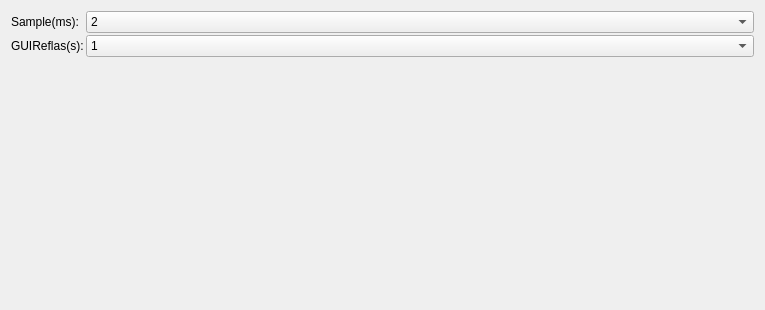
<?xml version="1.0" encoding="UTF-8"?>
<ui version="4.0">
 <class>VoltageChartForm</class>
 <widget class="QWidget" name="VoltageChartForm">
  <property name="geometry">
   <rect>
    <x>0</x>
    <y>0</y>
    <width>765</width>
    <height>310</height>
   </rect>
  </property>
  <property name="windowTitle">
   <string>Form</string>
  </property>
  <layout class="QGridLayout" name="gridLayout">
   <item row="0" column="0">
    <layout class="QFormLayout" name="formLayout">
     <property name="sizeConstraint">
      <enum>QLayout::SetMinimumSize</enum>
     </property>
     <property name="horizontalSpacing">
      <number>2</number>
     </property>
     <property name="verticalSpacing">
      <number>2</number>
     </property>
     <item row="0" column="0">
      <widget class="QLabel" name="label_4">
       <property name="text">
        <string>Sample(ms):</string>
       </property>
      </widget>
     </item>
     <item row="0" column="1">
      <widget class="QComboBox" name="comboBox_ReflastSecond">
       <property name="sizePolicy">
        <sizepolicy hsizetype="Minimum" vsizetype="Preferred">
         <horstretch>0</horstretch>
         <verstretch>0</verstretch>
        </sizepolicy>
       </property>
       <item>
        <property name="text">
         <string>2</string>
        </property>
       </item>
       <item>
        <property name="text">
         <string>3</string>
        </property>
       </item>
       <item>
        <property name="text">
         <string>5</string>
        </property>
       </item>
       <item>
        <property name="text">
         <string>6</string>
        </property>
       </item>
       <item>
        <property name="text">
         <string>10</string>
        </property>
       </item>
      </widget>
     </item>
     <item row="1" column="0">
      <widget class="QLabel" name="label_5">
       <property name="text">
        <string>GUIReflas(s):</string>
       </property>
      </widget>
     </item>
     <item row="1" column="1">
      <widget class="QComboBox" name="comboBox_2">
       <property name="sizePolicy">
        <sizepolicy hsizetype="Minimum" vsizetype="Preferred">
         <horstretch>0</horstretch>
         <verstretch>0</verstretch>
        </sizepolicy>
       </property>
       <item>
        <property name="text">
         <string>1</string>
        </property>
       </item>
       <item>
        <property name="text">
         <string>2</string>
        </property>
       </item>
       <item>
        <property name="text">
         <string>3</string>
        </property>
       </item>
       <item>
        <property name="text">
         <string>5</string>
        </property>
       </item>
       <item>
        <property name="text">
         <string>6</string>
        </property>
       </item>
       <item>
        <property name="text">
         <string>10</string>
        </property>
       </item>
       <item>
        <property name="text">
         <string>15</string>
        </property>
       </item>
      </widget>
     </item>
    </layout>
   </item>
   <item row="0" column="1">
    <layout class="QVBoxLayout" name="verticalLayoutVol">
     <property name="sizeConstraint">
      <enum>QLayout::SetMaximumSize</enum>
     </property>
    </layout>
   </item>
  </layout>
 </widget>
 <resources/>
 <connections/>
</ui>
